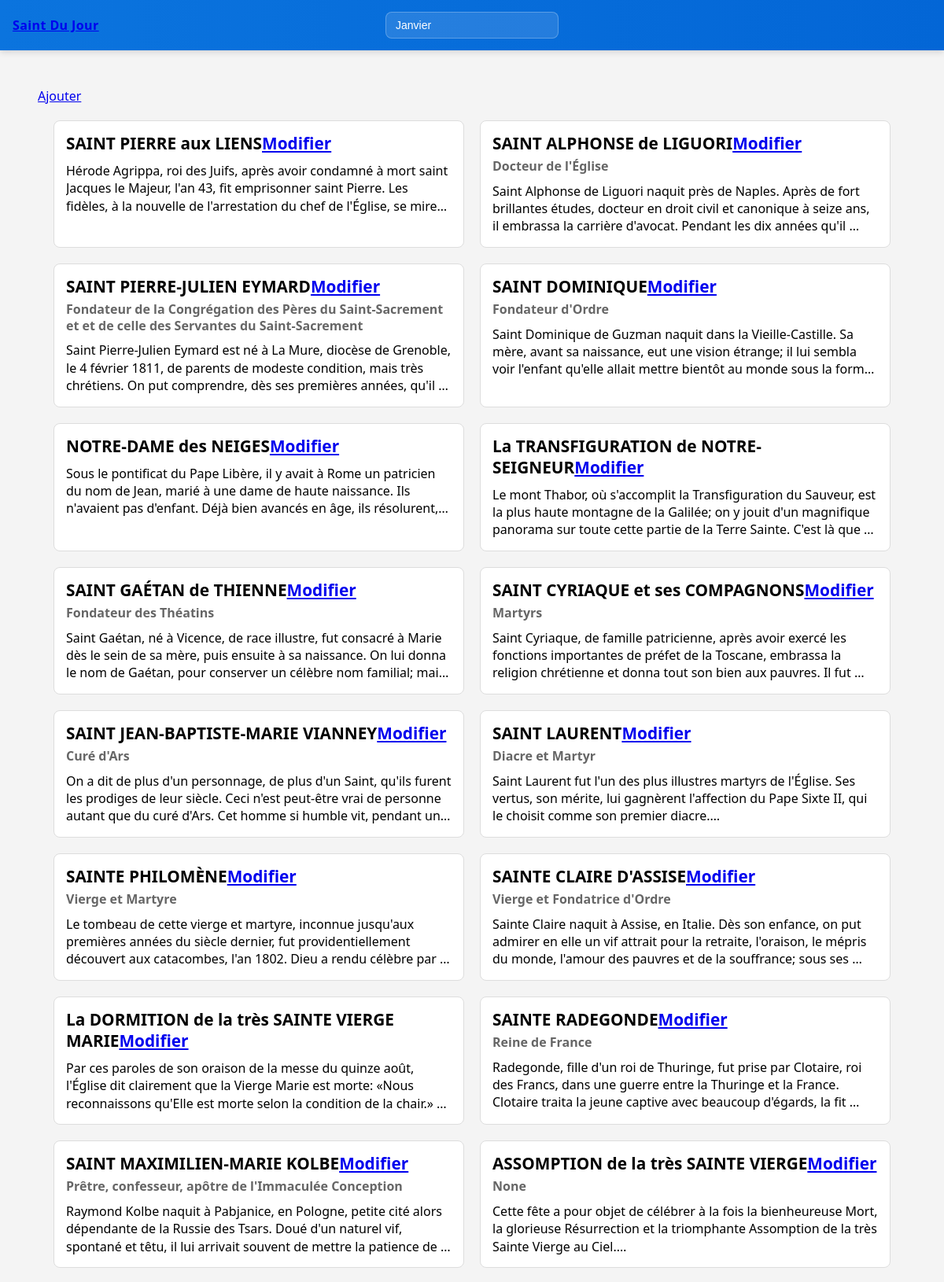
The page /08 (upper part) on the database its author committed.
### tables this page shows
CREATE TABLE saints (
    id INTEGER PRIMARY KEY AUTOINCREMENT,
    nom TEXT NOT NULL,
    titre TEXT,
    date_naissance TEXT,
    description TEXT NOT NULL,
    source TEXT,
    jour TEXT NOT NULL,
    mois TEXT NOT NULL
, image TEXT);

### app.py (the view)
@app.route("/")
@app.route("/<mois>")
def saints_du_mois(mois = "01"):
    saints = query("""
        SELECT id, nom, titre, jour, date_naissance, description, source, image
        FROM saints
        WHERE mois=?
        ORDER BY CAST(jour AS INT), nom
    """, (mois,))
    return render_template("mois.html", saints=saints)

### app.py (called while the page is built)
def query(sql, params=(), one=False):
    conn = sqlite3.connect(DB)
    conn.row_factory = sqlite3.Row
    cur = conn.cursor()
    cur.execute(sql, params)
    result = cur.fetchall()
    conn.commit()
    conn.close()
    return (result[0] if result else None) if one else result

### templates/mois.html (shortened to what this page needs)
{% extends "base.html" %}
{% block selecteur %}
<select id="select-mois" name="mois">
      {% for m, name in [
      ('01','Janvier'),('02','Février'),('03','Mars'),
      ('04','Avril'),('05','Mai'),('06','Juin'),
      ('07','Juillet'),('08','Août'),('09','Septembre'),
      ('10','Octobre'),('11','Novembre'),('12','Décembre')
      ] %}
      <option value="{{ m }}" {{ 'selected' if mois==m else '' }}>
        {{ name }}
      </option>
      {% endfor %}
    </select>
{% endblock %}
{% block content %}
<main id="resultat">
  <a href="{{ url_for('edit') }}">Ajouter</a>
  <div class="saints-container">
{% for saint in saints %}
    <div class="saint-card">
    <div class="saint-content">
      <h2 class="saint-name">{{ saint['nom'] }}<a href="{{ url_for('edit', id=saint['id']) }}">Modifier</a></h2>
      <h3 class="saint-title">{{ saint['titre'] }}</h3>
      <p class="saint-description">{{ saint['description'] }}</p>
    </div>
  </div>
  {% endfor %}
  </div>
</main>
{% endblock %}

### templates/base.html (style rules this page uses)
body { font-family: Arial, sans-serif; background: #f4f4f4; }
main { padding: 24px }
* { box-sizing: border-box; margin: 0; padding: 0; }
body { font-family: system-ui, -apple-system, Segoe UI, Roboto, Helvetica, Arial; line-height: 1.3; }
select { appearance: none; -webkit-appearance: none; -moz-appearance: none; padding: 8px 36px 8px 12px; border-radius: 8px; border: 1px solid rgba(255, 255, 255, 0.25); background: rgba(255, 255, 255, 0.12); color: white; font-size: 14px; outline: none; min-width: 220px; }

### templates/mois.html (style rules this page uses)
.saints-container { display: grid; grid-template-columns: repeat(auto-fit, minmax(450px, 1fr)); gap: 20px; padding: 20px; }
.saint-card { border: 1px solid #ddd; border-radius: 8px; overflow: hidden; background: #fff; display: flex; flex-direction: column; }
.saint-content { padding: 15px; }
.saint-name { margin: 0; font-size: 1.3rem; font-weight: bold; }
.saint-title { margin: 5px 0 10px; font-size: 1rem; color: #666; }
.saint-description { margin: 0; line-height: 1.4; white-space: pre-wrap; display: -webkit-box; -webkit-line-clamp: 3; -webkit-box-orient: vertical; overflow: hidden; }

### rows shown on the page
saints: nom "SAINT PIERRE aux LIENS", description "Hérode Agrippa, roi des Juifs, après avoir condamné à mort saint Jacques le Majeur, l'an 43, fit emprisonner saint Pierre. Les fidèles, à la nouvelle de l'arrestation du chef de l'Église, se…"
saints: nom "SAINT ALPHONSE de LIGUORI", titre "Docteur de l'Église", description "Saint Alphonse de Liguori naquit près de Naples. Après de fort brillantes études, docteur en droit civil et canonique à seize ans, il embrassa la carrière d'avocat. Pendant les dix années…"
saints: nom "SAINT PIERRE-JULIEN EYMARD", titre "Fondateur de la Congrégation des Pères du Saint-Sacrement et et de celle des Servantes du Saint-Sacrement", description "Saint Pierre-Julien Eymard est né à La Mure, diocèse de Grenoble, le 4 février 1811, de parents de modeste condition, mais très chrétiens. On put comprendre, dès ses premières années,…"
saints: nom "SAINT DOMINIQUE", titre "Fondateur d'Ordre", description "Saint Dominique de Guzman naquit dans la Vieille-Castille. Sa mère, avant sa naissance, eut une vision étrange; il lui sembla voir l'enfant qu'elle allait mettre bientôt au monde sous la…"
saints: nom "NOTRE-DAME des NEIGES", description "Sous le pontificat du Pape Libère, il y avait à Rome un patricien du nom de Jean, marié à une dame de haute naissance. Ils n'avaient pas d'enfant. Déjà bien avancés en âge, ils résolurent,…"
saints: nom "La TRANSFIGURATION de NOTRE-SEIGNEUR", description "Le mont Thabor, où s'accomplit la Transfiguration du Sauveur, est la plus haute montagne de la Galilée; on y jouit d'un magnifique panorama sur toute cette partie de la Terre Sainte. C'est là…"
saints: nom "SAINT GAÉTAN de THIENNE", titre "Fondateur des Théatins", description "Saint Gaétan, né à Vicence, de race illustre, fut consacré à Marie dès le sein de sa mère, puis ensuite à sa naissance. On lui donna le nom de Gaétan, pour conserver un célèbre nom familial;…"
saints: nom "SAINT CYRIAQUE et ses COMPAGNONS", titre "Martyrs", description "Saint Cyriaque, de famille patricienne, après avoir exercé les fonctions importantes de préfet de la Toscane, embrassa la religion chrétienne et donna tout son bien aux pauvres. Il…"
saints: nom "SAINT JEAN-BAPTISTE-MARIE VIANNEY", titre "Curé d'Ars", description "On a dit de plus d'un personnage, de plus d'un Saint, qu'ils furent les prodiges de leur siècle. Ceci n'est peut-être vrai de personne autant que du curé d'Ars. Cet homme si humble vit, pendant…"
saints: nom "SAINT LAURENT", titre "Diacre et Martyr", description "Saint Laurent fut l'un des plus illustres martyrs de l'Église. Ses vertus, son mérite, lui gagnèrent l'affection du Pape Sixte II, qui le choisit comme son premier…"
saints: nom "SAINTE PHILOMÈNE", titre "Vierge et Martyre", description "Le tombeau de cette vierge et martyre, inconnue jusqu'aux premières années du siècle dernier, fut providentiellement découvert aux catacombes, l'an 1802. Dieu a rendu célèbre…"
saints: nom "SAINTE CLAIRE D'ASSISE", titre "Vierge et Fondatrice d'Ordre", description "Sainte Claire naquit à Assise, en Italie. Dès son enfance, on put admirer en elle un vif attrait pour la retraite, l'oraison, le mépris du monde, l'amour des pauvres et de la souffrance; sous…"
saints: nom "La DORMITION de la très SAINTE VIERGE MARIE", description "Par ces paroles de son oraison de la messe du quinze août, l'Église dit clairement que la Vierge Marie est morte: «Nous reconnaissons qu'Elle est morte selon la condition de la…"
saints: nom "SAINTE RADEGONDE", titre "Reine de France", description "Radegonde, fille d'un roi de Thuringe, fut prise par Clotaire, roi des Francs, dans une guerre entre la Thuringe et la France. Clotaire traita la jeune captive avec beaucoup d'égards, la…"
saints: nom "SAINT MAXIMILIEN-MARIE KOLBE", titre "Prêtre, confesseur, apôtre de l'Immaculée Conception", description "Raymond Kolbe naquit à Pabjanice, en Pologne, petite cité alors dépendante de la Russie des Tsars. Doué d'un naturel vif, spontané et têtu, il lui arrivait souvent de mettre la patience…"
saints: nom "ASSOMPTION de la très SAINTE VIERGE", titre "None", description "Cette fête a pour objet de célébrer à la fois la bienheureuse Mort, la glorieuse Résurrection et la triomphante Assomption de la très Sainte Vierge au…"

### other values the page prints
form field mois "Janvier"
